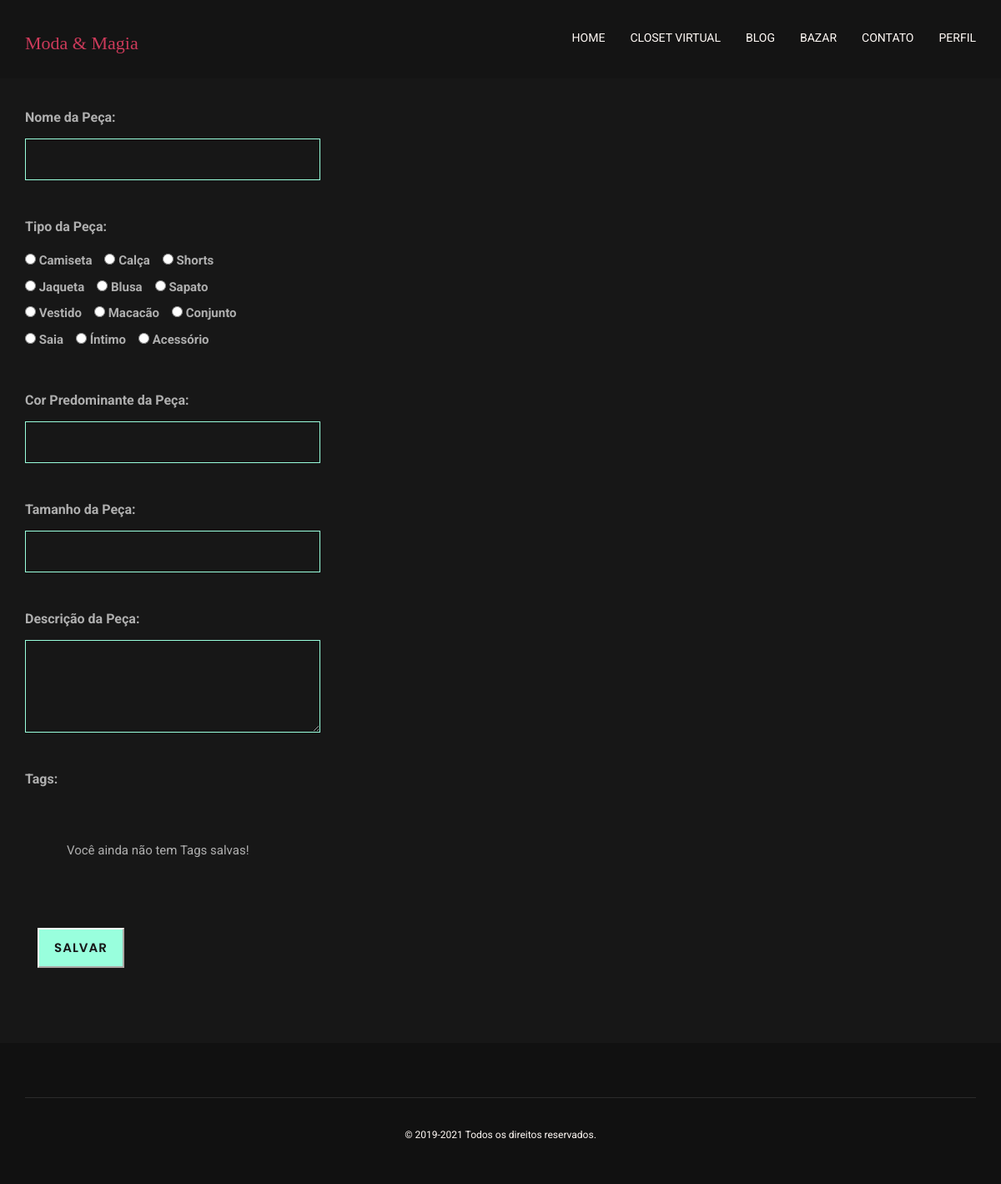
Page /alteracaoRoupa.php on the committed database.
### tables this page shows
CREATE TABLE `tbcategoria` (
  `id_categ` int(11) NOT NULL,
  `nome_categ` varchar(15) DEFAULT NULL
);

### alteracaoRoupa.php (the view, shortened to what this page needs)
<?php
require_once "conexaobd.php";
$id = $_SESSION["id"];
$idroupa = $_GET["idroupa"];
$sqlRoupaInfo = mysqli_query($conn, "SELECT * FROM tbroupa WHERE id_roupa='".$idroupa."'");
$rsRoupaInfo = mysqli_fetch_array($sqlRoupaInfo);
$sqlNullTags = mysqli_query($conn,"SELECT * FROM tbtag WHERE id_user='$id'");
$rsNullTags = mysqli_fetch_array($sqlNullTags);
$sqlCateg = mysqli_query($conn, "SELECT * FROM tbcategoria");
?>
<!doctype html>
<html class="no-js" lang="zxx">
  <head>
    <link rel="stylesheet" href="plugins/bootstrap/bootstrap.min.css">
    <link rel="stylesheet" href="plugins/themefisher-fonts/themefisher-fonts.css">
    <link rel="stylesheet" href="plugins/magnific-popup/magnific-popup.css">
    <link rel="stylesheet" href="plugins/animate/animate.css">
    <link rel="stylesheet" href="plugins/slick/slick.css">
    <link rel="stylesheet" href="css/style.css">
  </head>
  <body>
    <nav class="navbar navbar-fixed-top navigation" >
    <div class="container">
        <div class="navbar-header">
        <a href="index.php">
            <h3>Moda & Magia</h3>
        </a>
        </div>
        <div class="collapse navbar-collapse navbar-ex1-collapse">
        <ul class="nav navbar-nav navbar-right menu">
            <li><a href="index.php">Home</a></li>
            <li><a href="closet.php">Closet Virtual</a></li>
            <li><a href="blog.php">Blog</a></li>
            <li><a href="bazar.php">Bazar</a></li>
            <li><a href="contact.php">Contato</a></li>
            <li><a href="perfil.php" >Perfil</a></li>
        </ul>
        </div>
    </div>
    </nav>
    <section class="blog-single">
      <div class="container">
        <div class="row">
            <div class="blog-single-content">
              <div class="blog-content-description">
								<form id="formRoupa" class="clothes-form" method="post" action="gravaRoupa.php?opcao=2&idroupa=<?php echo $idroupa ?>" enctype="multipart/form-data">
									<div class="col-md-6">
										<div class="clothes-info">
											<div class="form-group">
												<label class="label-form">Nome da Peça:</label>
												<input value="<?php echo $rsRoupaInfo["nome_roupa"] ?>" type="text" name="nome_roupa" class="form-control" style="text-transform: capitalize">
											</div>
                      <div class="form-group">
                        <label class="label-form">Tipo da Peça:</label></br>
                        <div class="radio-table">
                        <?php while($rsCateg = mysqli_fetch_array($sqlCateg)){ ?>
                          <div class="radio-categ">
                          <?php if($rsRoupaInfo["id_categ"]==$rsCateg["id_categ"]){?>
                            <input type="radio" name="categ_roupa" class="radio" value="<?php echo $rsCateg["id_categ"] ?>" checked>
                            <label for="<?php echo $rsCateg["nome_categ"] ?>" class="radio-label" style="text-transform: capitalize"><?php echo $rsCateg["nome_categ"] ?></label>
                          <?php }else{ ?>
                            <input type="radio" name="categ_roupa" class="radio" value="<?php echo $rsCateg["id_categ"] ?>">
                            <label for="<?php echo $rsCateg["nome_categ"] ?>" class="radio-label" style="text-transform: capitalize"><?php echo $rsCateg["nome_categ"] ?></label>
                          <?php } ?>
                          </div>
                        <?php } ?>
                        </div>
											</div>
											<div class="form-group">
												<label class="label-form">Cor Predominante da Peça:</label>
												<input value="<?php echo $rsRoupaInfo["cor_roupa"] ?>" type="text" name="cor_roupa" class="form-control" style="text-transform: capitalize">
											</div>
											<div class="form-group">
												<label class="label-form">Tamanho da Peça:</label>
												<input value="<?php echo $rsRoupaInfo["tamanho_roupa"] ?>" type="text" name="tamanho_roupa" class="form-control" style="text-transform:uppercase">
											</div>
											<div class="form-group">
												<label class="label-form">Descrição da Peça:</label>
												<textarea class="form-control" name="descricao_roupa" rows="3" ><?php echo $rsRoupaInfo["descricao_roupa"] ?> </textarea>
											</div>
											<div class="">
                        <div class="tag-group">
                          <label class="label-form">Tags:</label>
                          <div class="tag-grid">
                          <?php
                            if (is_null($rsNullTags)){ ?>
                            <div class="null-case">
                              <p class="null-text"> Você ainda não tem Tags salvas! </p>
                            </div>
                            <?php } ?>
                          </div>
                        </div>
                      </div>
                      <div class="col-md-12 form-group">
                        <input   type="submit" class="btn-main" value="Salvar">
                      </div>
										</div>
									</div>
								</form>
							</div>
						</div>
				</div>
			</div>
		</section>
    <footer class="footer">
        <div class="container">
        <div class="row">
            <div class="text-center">
                <div class="col-md-12">
                    <div class="copyright">
                        <p>&copy; 2019-2021 Todos os direitos reservados. <br></p>
                    </div>
                </div>
            </div>
        </div>
        </div>
    </footer>
    </body>
</html>

### css/style.css (style rules this page uses)
body { color: #fff; background: #111111; font-family: "Roboto", sans-serif; text-rendering: optimizeLegibility; -webkit-font-smoothing: antialiased; -moz-font-smoothing: antialiased; }
h1, h2, h3 { font-family: "Playfair Display", serif; color: #CC3A5A; }
h3 { font-size: 22px; }
p { font-family: "Roboto", sans-serif; }
a, .th-nav-btn, .btn { text-decoration: none; }
ul { margin: 0; padding: 0; list-style: none; }
.btn-main { border-radius: 0; background: #99FFDD; border-color: #FFF9F5; font-family: "Poppins", sans-serif; text-transform: uppercase; font-weight: 600; letter-spacing: 1px; padding: 11px 18px; transition: 0.5s; }
.navigation { background: #141414 none repeat scroll 0 0; margin-bottom: 0; border-bottom: 0; padding: 20px 0; transition: .3s all; }
.menu li a { box-sizing: border-box; font-size: 14px; font-weight: 400; text-transform: uppercase; color: #FFF9F5; transition: 0.5s; position: relative; }
.menu li a:before { content: ""; position: absolute; left: 50%; bottom: -2px; opacity: 0; width: 0; height: 1px; transition: 0.5s; background: #99FFDD; }
.footer { padding: 65px 0 40px; background: #111111; font-size: 16px; line-height: 29px; color: #FFF9F5; }
.copyright { border-top: 1px solid rgba(60, 60, 60, 0.6); padding-top: 35px; font-size: 12px; line-height: 18px; }
.blog-single { color: #171717; background: #171717; padding: 75px 0; }
.blog-single-content { padding: 46px 100px 0 0; }
.blog-content-description { padding-bottom: 20px; font-size: 15px; }
.blog-content-description:last-child { padding-bottom: 0; }
.label-form { color: #afafaf; font-size: 16px; line-height: 40px; }
.null-case { text-align: center; color:#afafaf; }
.null-case { margin: 50px; }
.clothes-form .form-group .form-control { border-radius: 0; padding: 20px; background: transparent; border-color: #99FFDD; min-height: 50px; font-size: 16px; width: 70%; color: #afafaf; }
.clothes-info { flex: 1; }
.tag-grid { display: flex; max-width: 400px; flex-wrap: wrap; }
.radio { display: inline; }
.radio-categ { display: inline; }
.radio-table { display: flex; width: 300px; flex-wrap: wrap; }
.radio-label { color: #afafaf; margin: 5px 15px 5px 0; }
::placeholder { color: #FFF9F5 !important; }

### rows in the picture
tbcategoria: nome_categ "Camiseta"
tbcategoria: nome_categ "Calça"
tbcategoria: nome_categ "Shorts"
tbcategoria: nome_categ "Jaqueta"
tbcategoria: nome_categ "Blusa"
tbcategoria: nome_categ "Sapato"
tbcategoria: nome_categ "Vestido"
tbcategoria: nome_categ "Macacão"
tbcategoria: nome_categ "Conjunto"
tbcategoria: nome_categ "Saia"
tbcategoria: nome_categ "Íntimo"
tbcategoria: nome_categ "Acessório"
